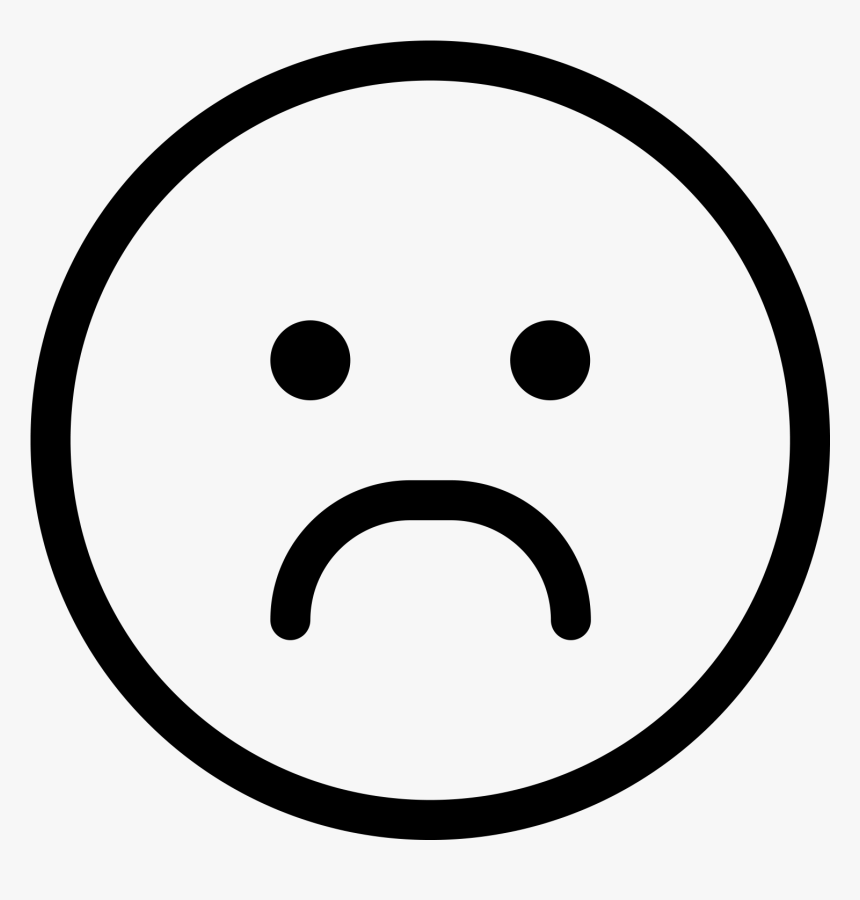
#> input picture sad.png, 860 x 900 px, found by its file name
$ python face.py
#> lines starting #> are read from the running program, lines starting #| are printed output that depends on the picture; after the words box and inside, x2 and y2 are one past the last pixel; in counts of white or black regions, pixels touching at a corner belong together
import cv2
import numpy as np

#ret, sad = cv2.threshold(cv2.cvtColor(cv2.resize(cv2.imread('sad.png'),(100,100))  , cv2.COLOR_BGR2GRAY),127, 255, cv2.THRESH_BINARY)
#ret, hap = cv2.threshold(cv2.cvtColor(cv2.resize(cv2.imread('happy.png'),(100,100)), cv2.COLOR_BGR2GRAY),127, 255, cv2.THRESH_BINARY)
ret, sad = cv2.threshold(cv2.cvtColor(cv2.resize(cv2.imread('sad.png'),(100,100))  , cv2.COLOR_BGR2GRAY),127, 255, cv2.THRESH_BINARY)
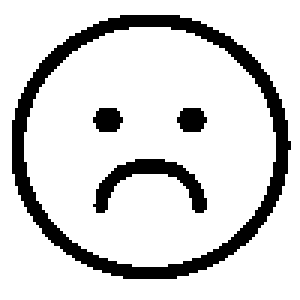
#> sad: shape (100, 100) (shown 3 times larger); 84.1% white; 4 black regions, box (x1, y1, x2, y2) and area: (4, 5, 97, 93) 1224, (31, 53, 69, 71) 237, (31, 36, 41, 44) 64, (59, 36, 69, 44) 64
ret, hap = cv2.threshold(cv2.cvtColor(cv2.resize(cv2.imread('happy.png'),(100,100)), cv2.COLOR_BGR2GRAY),127, 255, cv2.THRESH_BINARY)
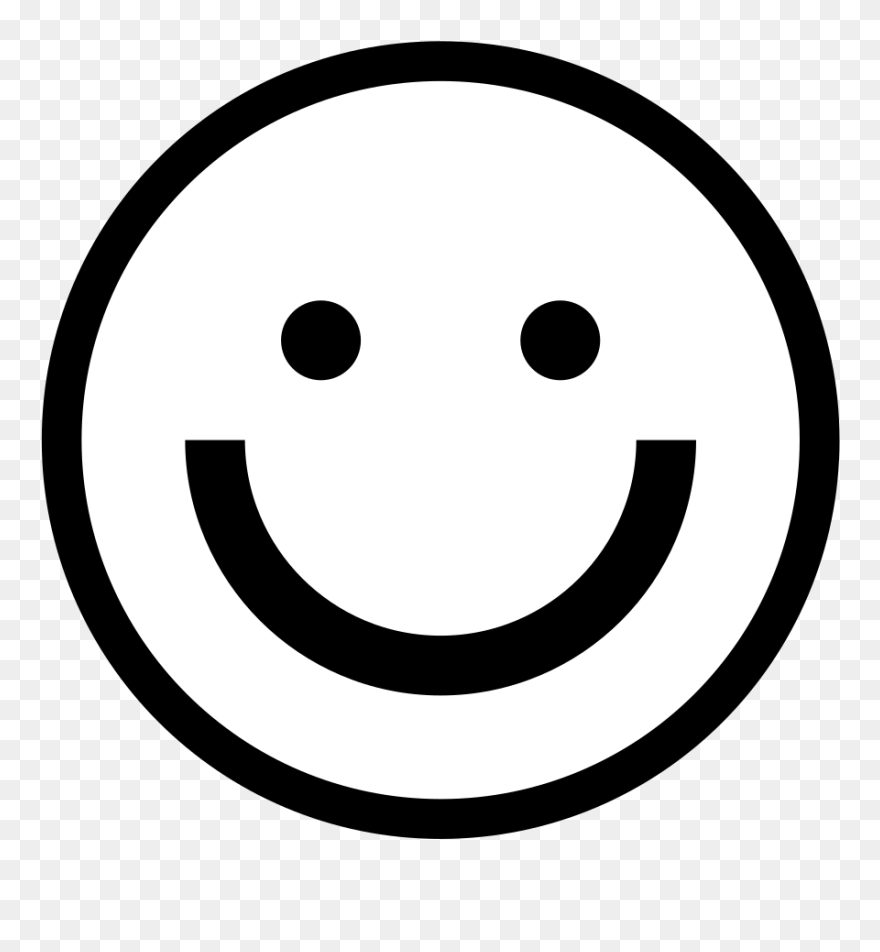
#> input picture happy.png, 880 x 952 px, found by its file name
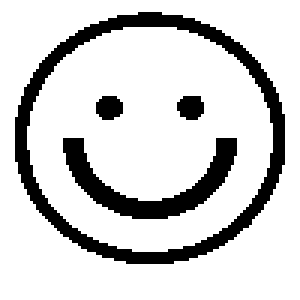
#> hap: shape (100, 100) (shown 3 times larger); 82.4% white; 4 black regions, box (x1, y1, x2, y2) and area: (5, 4, 95, 88) 1138, (21, 46, 79, 73) 508, (32, 32, 41, 40) 59, (59, 32, 68, 40) 59

cv2.imshow('hap',sad)

cv2.waitKey(0)
